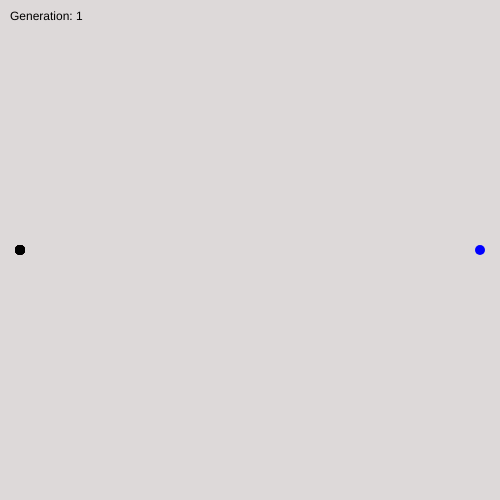
Frame 1 (no input)
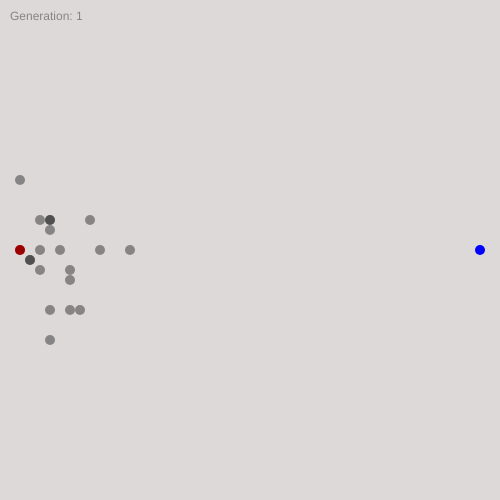
Frame 60 (no input)
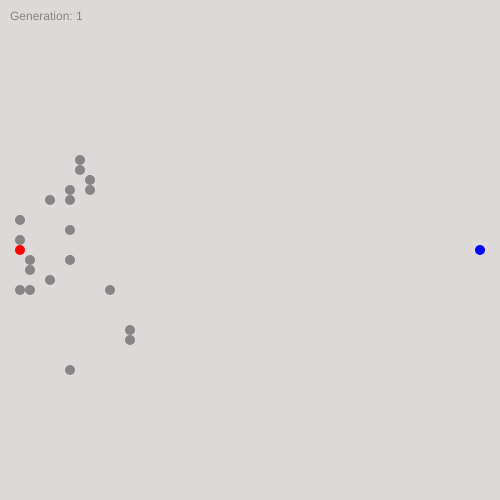
Frame 120 (the mouse pressed at the canvas centre since frame 60)

The p5.js sketch that drew these frames (run headless with seeded random() and noise() and a simulated clock; from frame 60 on, the mouse is pressed at the canvas centre):

// p5.js sketch
// ── sketch.js
var WIDTH, HEIGHT;
var FRAMERATE = 30;
var DRAW_BUFFER = 20;
var RANDOM_START_AND_END = false;
var NUM_DOTS = 20;
var DNA_SIZE = 200;
var POS_DELTA = 10;

var MUTATION_CHANCE = .01;
var MOST_FIT_CHANCE = .55;

var direction = ['U', 'D', 'L', 'R'];
var start;
var end;
var dots;
var dna_pos = 0;
var gen_num = 1;

function setup() {
  WIDTH = 500;
  HEIGHT = 500;
  createCanvas(WIDTH, HEIGHT);
  frameRate(FRAMERATE);

  createStartEndPoints();
  createDots();

}

function draw() {

  show();
  update();

}

function createStartEndPoints() {

  if (RANDOM_START_AND_END) {
    start = {
      x: random(DRAW_BUFFER, WIDTH - DRAW_BUFFER),
      y: random(DRAW_BUFFER, HEIGHT - DRAW_BUFFER)
    };
    end = {
      x: random(DRAW_BUFFER, WIDTH - DRAW_BUFFER),
      y: random(DRAW_BUFFER, HEIGHT - DRAW_BUFFER)
    };
  } else {
    start = {
      x: DRAW_BUFFER,
      y: HEIGHT / 2
    };
    end = {
      x: WIDTH - DRAW_BUFFER,
      y: HEIGHT / 2
    };
  }

}

function createDots() {

  dots = new Array();

  for (i = 0; i < NUM_DOTS; i++) {

    var dna = new Array();
    for (j = 0; j < DNA_SIZE; j++) {
      dna.push(random(direction));
    }
    dots.push({
      x: start.x,
      y: start.y,
      dna: dna
    });
  }
}

function show() {

  background(221, 217, 217);
  text("Generation: " + gen_num, 10, 20);

  drawTargetPoints();
  drawDots();

}

function drawTargetPoints() {
  noStroke();
  // DRAW START
  fill('red');
  ellipse(start.x, start.y, 10);
  // DRAW END
  fill('blue');
  ellipse(end.x, end.y, 10);
}

function drawDots() {
  noStroke();
  fill(0, 0, 0, 100);

  for (i = 0; i < dots.length; i++) {
    ellipse(dots[i].x, dots[i].y, 10);
  }
}

function update() {
  if (dna_pos == DNA_SIZE - 1) {
    console.log(dots);
    evaluate();
    newGen();
    dna_pos = 0;
    gen_num++;
  } else {
    // LOOP THROUGH AND UPDATE POSITION
    updatePositions();
    dna_pos++;
  }
}

function evaluate() {
  for (d of dots) {
    d.eval = dist(d.x, d.y, end.x, end.y);
  }
}

function newGen() {
  // SORT BY EVALUATION
  dots.sort(function(a, b) {
    return a.eval - b.eval;
  });
  // SELECT MOST FIT DOT
  var most_fit = dots[0];

  for (d of dots) {

    d.x = start.x;
    d.y = start.y;

    for (i = 0; i < DNA_SIZE; i++) {
      var r = random();
      if (r <= MUTATION_CHANCE) {
        d.dna[i] = random(direction);
      } else if (r <= MOST_FIT_CHANCE) {
        d.dna[i] = most_fit.dna[i];
      }
    }
  }
}

function updatePositions() {

  for (d of dots) {
    var dir = d.dna[dna_pos];
    if (dir == 'U' && d.y > DRAW_BUFFER) {
      d.y = d.y - POS_DELTA;
    } else if (dir == 'D' && d.y < HEIGHT - DRAW_BUFFER) {
      d.y = d.y + POS_DELTA;
    } else if (dir == 'L' && d.x > DRAW_BUFFER) {
      d.x = d.x - POS_DELTA;
    } else if (dir == 'R' && d.x < WIDTH - DRAW_BUFFER) {
      d.x = d.x + POS_DELTA;
    }
  }

}

// ── dot.js
class Dot {

  constructor(x, y, length) {
    this.x = x;
    this.y = y;
    this.dna = new Array();

    // INITIALIZE DNA

    var direction = ['U', 'D', 'L', 'R'];

    for (i = 0; i < length; i++) {
      this.dna.push(random(direction));
    }
  }

}
